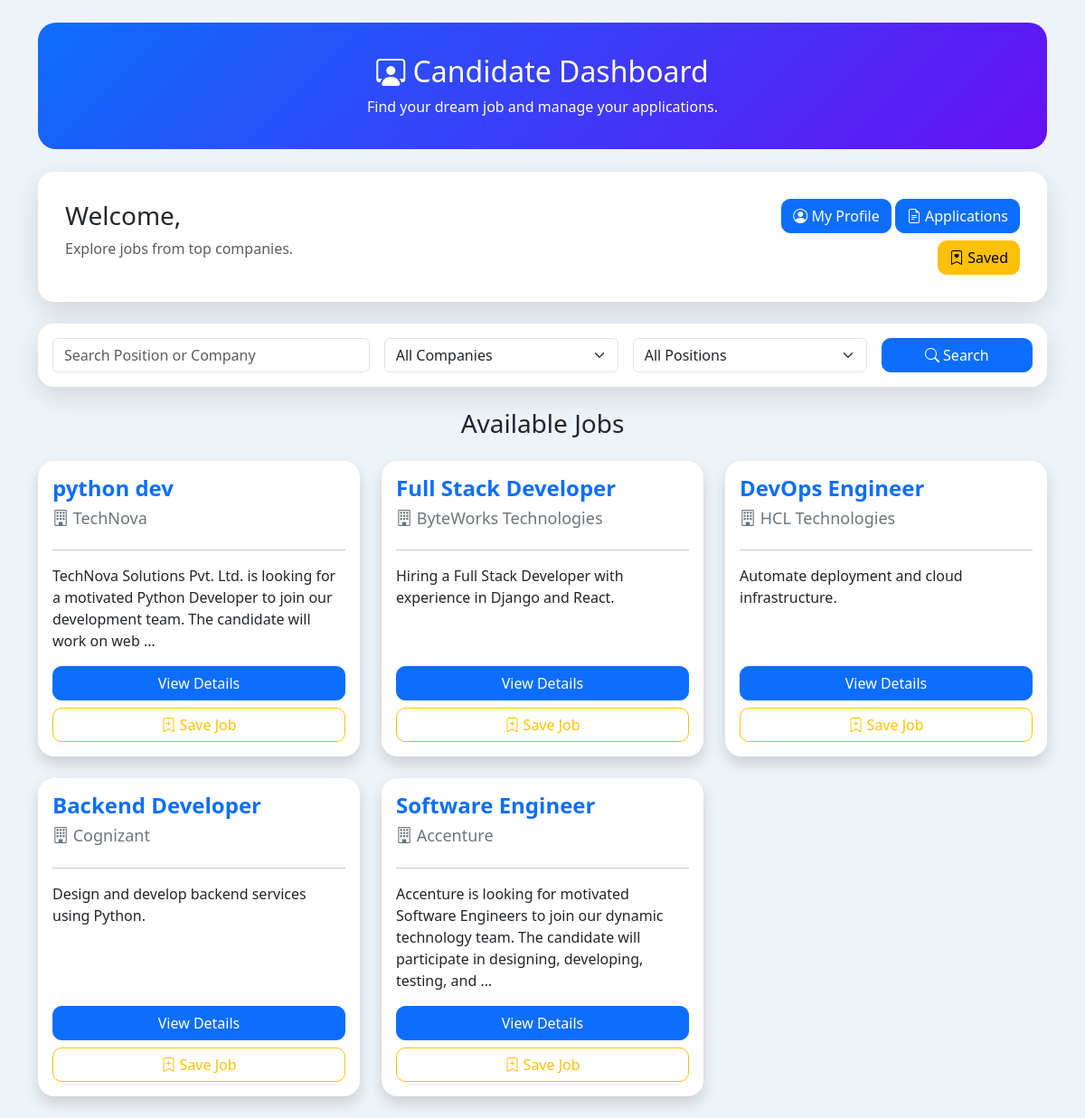
Page /candidate/ on the committed database.
### app1/models.py (models this page shows)
class Job(models.Model):
  position = models.CharField(max_length=100)
  company_name=models.CharField(max_length=100)
  description=models.TextField()
  details=models.TextField()

### app1/views.py (the view)
# urls.py: path('candidate/',views.candidate,name='candidate'),
def candidate(request):
    search = request.GET.get("search")
    company = request.GET.get("company")
    position = request.GET.get("position")
    jobs = Job.objects.all()
    if search:
        jobs = jobs.filter(
            Q(position__icontains=search) |
            Q(company_name__icontains=search)
        )
    if company:
        jobs = jobs.filter(company_name=company)
    if position:
        jobs = jobs.filter(position=position)
    companies = Job.objects.values_list(
        "company_name",
        flat=True
    ).distinct()
    positions = Job.objects.values_list(
        "position",
        flat=True
    ).distinct()
    return render(
        request,
        "candidate.html",
        {
            "jobs": jobs,
            "search": search,
            "companies": companies,
            "positions": positions,
            "selected_company": company,
            "selected_position": position,
        },
    )

### app1/templates/candidate.html (shortened to what this page needs)
<!DOCTYPE html>
<html lang="en">
<head>
    <link href="https://cdn.jsdelivr.net/npm/bootstrap@5.3.3/dist/css/bootstrap.min.css" rel="stylesheet">
    <link rel="stylesheet" href="https://cdn.jsdelivr.net/npm/bootstrap-icons@1.11.3/font/bootstrap-icons.min.css">
</head>
<body>
    <div class="container">
        <div class="header text-center">
            <h2>
                <i class="bi bi-person-workspace"></i>
                Candidate Dashboard
            </h2>
            <p class="mb-0">
                Find your dream job and manage your applications.
            </p>
        </div>
        <div class="card shadow-custom mb-4">
            <div class="card-body welcome-card">
                <div class="row align-items-center">
                    <div class="col-md-8">
                        <h3>
                            Welcome,
                        </h3>
                        <p class="text-muted">
                            Explore jobs from top companies.
                        </p>
                    </div>
                    <div class="col-md-4 text-end">
                        <a href="{% url 'profile' %}" class="btn btn-primary">
                            <i class="bi bi-person-circle"></i>
                            My Profile
                        </a>
                        <a href="{% url 'my_applications' %}" class="btn btn-primary text-white">
                            <i class="bi bi-file-earmark-text"></i>
                            Applications
                        </a>
                        <a href="{% url 'saved_jobs' %}" class="btn btn-warning mt-2">
                            <i class="bi bi-bookmark-heart"></i>
                            Saved
                        </a>
                    </div>
                </div>
            </div>
        </div>
        <div class="card shadow-custom mb-4">
            <div class="card-body search-card">
                <form method="GET">
                    <div class="row g-3">
                        <div class="col-md-4">
                            <input type="text" name="search" value="{{ search|default:'' }}" class="form-control"
                                placeholder="Search Position or Company">
                        </div>
                        <div class="col-md-3">
                            <select name="company" class="form-select">
                                <option value="">All Companies</option>
                            </select>
                        </div>
                        <div class="col-md-3">
                            <select name="position" class="form-select">
                                <option value="">All Positions</option>
                            </select>
                        </div>
                        <div class="col-md-2 d-grid">
                            <button class="btn btn-primary">
                                <i class="bi bi-search"></i>
                                Search
                            </button>
                        </div>
                    </div>
                </form>
            </div>
        </div>
        <h3 class="text-center mb-4">
            Available Jobs
        </h3>
        <div class="row">
            {% for job in jobs %}
            <div class="col-lg-4 col-md-6 mb-4">
                <div class="card shadow h-100">
                    <div class="card-body d-flex flex-column">
                        <h4 class="job-title">
                            {{ job.position }}
                        </h4>
                        <h6 class="company">
                            <i class="bi bi-building"></i>
                            {{ job.company_name }}
                        </h6>
                        <hr>
                        <p>
                            {{ job.description|truncatewords:22 }}
                        </p>
                        <div class="d-grid gap-2 mt-auto">
                            <a href="{% url 'job_details' job.id %}" class="btn btn-primary ">
                                View Details
                            </a>
                            <a href="{% url 'save_job' job.id %}" class="btn btn-outline-warning">
                                <i class="bi bi-bookmark-plus"></i>
                                Save Job
                            </a>
                        </div>
                    </div>
                </div>
            </div>
            {% endfor %}
        </div>
    </div>
</body>
</html>

### app1/templates/candidate.html (style rules this page uses)
body { background: #eef3f8; }
.header { background: linear-gradient(135deg, #0d6efd, #6610f2); color: white; padding: 35px; border-radius: 20px; margin-top: 25px; margin-bottom: 25px; }
.card { border: none; border-radius: 18px; overflow: hidden; }
.shadow-custom { box-shadow: 0 10px 30px rgba(0, 0, 0, .12); }
.welcome-card { background: white; padding: 30px; }
.search-card { background: white; }
.job-title { color: #0d6efd; font-weight: bold; }
.company { color: #6c757d; font-size: 18px; }
.btn { border-radius: 10px; }

### rows in the picture
Job: position "python dev", company_name "TechNova", description "TechNova Solutions Pvt. Ltd. is looking for a motivated Python Developer to join our development team. The candidate will work on web …"
Job: position "Full Stack Developer", company_name "ByteWorks Technologies", description "Hiring a Full Stack Developer with experience in Django and React."
Job: position "DevOps Engineer", company_name "HCL Technologies", description "Automate deployment and cloud infrastructure."
Job: position "Backend Developer", company_name "Cognizant", description "Design and develop backend services using Python."
Job: position "Software Engineer", company_name "Accenture", description "Accenture is looking for motivated Software Engineers to join our dynamic technology team. The candidate will participate in designing, developing, testing, and …"
